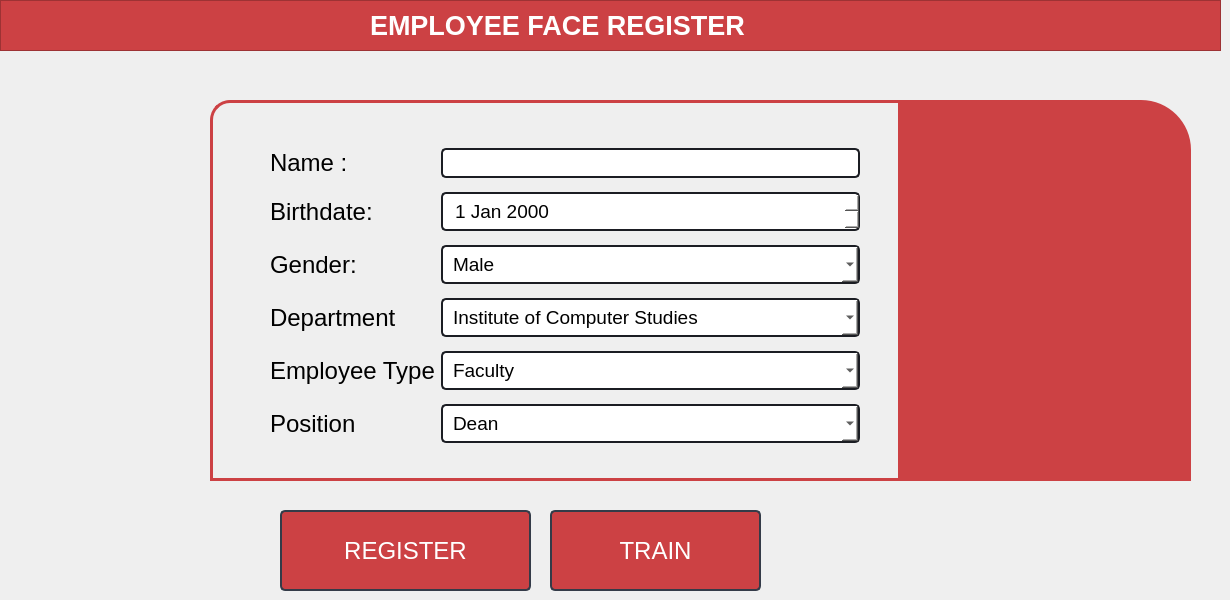
                <widget class="QWidget" name="tab_2">
                 <attribute name="title">
                  <string>EMPLOYEE</string>
                 </attribute>
                 <widget class="QFrame" name="frame_4">
                  <property name="geometry">
                   <rect>
                    <x>0</x>
                    <y>0</y>
                    <width>1221</width>
                    <height>51</height>
                   </rect>
                  </property>
                  <property name="styleSheet">
                   <string notr="true">background-color:rgb(204, 65, 68);
</string>
                  </property>
                  <property name="frameShape">
                   <enum>QFrame::StyledPanel</enum>
                  </property>
                  <property name="frameShadow">
                   <enum>QFrame::Raised</enum>
                  </property>
                  <widget class="QLabel" name="label_13">
                   <property name="geometry">
                    <rect>
                     <x>370</x>
                     <y>10</y>
                     <width>511</width>
                     <height>31</height>
                    </rect>
                   </property>
                   <property name="font">
                    <font>
                     <family>Segoe UI</family>
                     <pointsize>20</pointsize>
                     <weight>75</weight>
                     <bold>true</bold>
                    </font>
                   </property>
                   <property name="styleSheet">
                    <string notr="true">background-color:rgb(204, 65, 68);
color:white;</string>
                   </property>
                   <property name="text">
                    <string>EMPLOYEE FACE REGISTER</string>
                   </property>
                  </widget>
                 </widget>
                 <widget class="QLabel" name="label_19">
                  <property name="geometry">
                   <rect>
                    <x>210</x>
                    <y>100</y>
                    <width>691</width>
                    <height>381</height>
                   </rect>
                  </property>
                  <property name="styleSheet">
                   <string notr="true">border-width: 3;
border-top-left-radius : 20;
border-style: solid;
border-color: rgb(204, 65, 68);
color:black;</string>
                  </property>
                  <property name="text">
                   <string/>
                  </property>
                 </widget>
                 <widget class="QPushButton" name="employeeRegister">
                  <property name="geometry">
                   <rect>
                    <x>280</x>
                    <y>510</y>
                    <width>251</width>
                    <height>81</height>
                   </rect>
                  </property>
                  <property name="minimumSize">
                   <size>
                    <width>150</width>
                    <height>30</height>
                   </size>
                  </property>
                  <property name="font">
                   <font>
                    <family>Segoe UI</family>
                    <pointsize>18</pointsize>
                   </font>
                  </property>
                  <property name="styleSheet">
                   <string notr="true">QPushButton {
	border: 2px solid rgb(52, 59, 72);
	border-radius: 5px;	
	background-color: rgb(204, 65, 68);
	color:white;
}
QPushButton:hover {
	background-color: rgb(166, 52, 56);
	border: 2px solid rgb(61, 70, 86);
	color:white;
}
QPushButton:pressed {	
	background-color: rgb(35, 40, 49);
	border: 2px solid rgb(43, 50, 61);
}</string>
                  </property>
                  <property name="text">
                   <string>REGISTER</string>
                  </property>
                 </widget>
                 <widget class="QPushButton" name="employeeTrain">
                  <property name="geometry">
                   <rect>
                    <x>550</x>
                    <y>510</y>
                    <width>211</width>
                    <height>81</height>
                   </rect>
                  </property>
                  <property name="minimumSize">
                   <size>
                    <width>150</width>
                    <height>30</height>
                   </size>
                  </property>
                  <property name="font">
                   <font>
                    <family>Segoe UI</family>
                    <pointsize>18</pointsize>
                   </font>
                  </property>
                  <property name="styleSheet">
                   <string notr="true">QPushButton {
	border: 2px solid rgb(52, 59, 72);
	border-radius: 5px;	
	background-color: rgb(204, 65, 68);
	color:white;
}
QPushButton:hover {
	background-color: rgb(166, 52, 56);
	border: 2px solid rgb(61, 70, 86);
	color:white;
}
QPushButton:pressed {	
	background-color: rgb(35, 40, 49);
	border: 2px solid rgb(43, 50, 61);
}</string>
                  </property>
                  <property name="text">
                   <string>TRAIN</string>
                  </property>
                 </widget>
                 <widget class="QWidget" name="gridLayoutWidget_4">
                  <property name="geometry">
                   <rect>
                    <x>270</x>
                    <y>140</y>
                    <width>590</width>
                    <height>313</height>
                   </rect>
                  </property>
                  <layout class="QGridLayout" name="gridLayout_4">
                   <item row="5" column="1">
                    <widget class="QComboBox" name="employeePosition">
                     <property name="font">
                      <font>
                       <family>Segoe UI</family>
                       <pointsize>14</pointsize>
                      </font>
                     </property>
                     <property name="styleSheet">
                      <string notr="true">QComboBox{
	background-color:white;
	border-radius: 5px;
	padding: 5px;
	padding-left: 10px;
	color:black;
	border: 2px solid rgb(27, 29, 35);
}
QComboBox:hover{
	border: 2px solid rgb(64, 71, 88);
}
QComboBox QAbstractItemView {
	color: white;
	background-color:rgb(204, 65, 68);
	padding: 10px;
	selection-background-color: rgb(39, 44, 54);
}</string>
                     </property>
                     <item>
                      <property name="text">
                       <string>Dean</string>
                      </property>
                     </item>
                     <item>
                      <property name="text">
                       <string>Teacher</string>
                      </property>
                     </item>
                     <item>
                      <property name="text">
                       <string>Janitor</string>
                      </property>
                     </item>
                    </widget>
                   </item>
                   <item row="0" column="1">
                    <widget class="QLineEdit" name="employeeName">
                     <property name="minimumSize">
                      <size>
                       <width>0</width>
                       <height>30</height>
                      </size>
                     </property>
                     <property name="font">
                      <font>
                       <family>Segoe UI</family>
                       <pointsize>12</pointsize>
                      </font>
                     </property>
                     <property name="styleSheet">
                      <string notr="true">QLineEdit {
	background-color: WHITE;
	border-radius: 5px;
	border: 2px solid rgb(27, 29, 35);
	padding-left: 10px;
}
</string>
                     </property>
                     <property name="text">
                      <string/>
                     </property>
                     <property name="placeholderText">
                      <string/>
                     </property>
                    </widget>
                   </item>
                   <item row="1" column="0">
                    <widget class="QLabel" name="label_21">
                     <property name="font">
                      <font>
                       <family>Segoe UI</family>
                       <pointsize>18</pointsize>
                      </font>
                     </property>
                     <property name="text">
                      <string>Birthdate:</string>
                     </property>
                    </widget>
                   </item>
                   <item row="4" column="0">
                    <widget class="QLabel" name="label_25">
                     <property name="font">
                      <font>
                       <family>Segoe UI</family>
                       <pointsize>18</pointsize>
                      </font>
                     </property>
                     <property name="text">
                      <string>Employee Type</string>
                     </property>
                    </widget>
                   </item>
                   <item row="5" column="0">
                    <widget class="QLabel" name="label_26">
                     <property name="font">
                      <font>
                       <family>Segoe UI</family>
                       <pointsize>18</pointsize>
                      </font>
                     </property>
                     <property name="text">
                      <string>Position</string>
                     </property>
                    </widget>
                   </item>
                   <item row="4" column="1">
                    <widget class="QComboBox" name="employeeType">
                     <property name="font">
                      <font>
                       <family>Segoe UI</family>
                       <pointsize>14</pointsize>
                      </font>
                     </property>
                     <property name="styleSheet">
                      <string notr="true">QComboBox{
	background-color:white;
	border-radius: 5px;
	padding: 5px;
	padding-left: 10px;
	color:black;
	border: 2px solid rgb(27, 29, 35);
}
QComboBox:hover{
	border: 2px solid rgb(64, 71, 88);
}
QComboBox QAbstractItemView {
	color: white;
	background-color:rgb(204, 65, 68);
	padding: 10px;
	selection-background-color: rgb(39, 44, 54);
}</string>
                     </property>
                     <item>
                      <property name="text">
                       <string>Faculty</string>
                      </property>
                     </item>
                     <item>
                      <property name="text">
                       <string>Staff</string>
                      </property>
                     </item>
                    </widget>
                   </item>
                   <item row="0" column="0">
                    <widget class="QLabel" name="label_20">
                     <property name="font">
                      <font>
                       <family>Segoe UI</family>
                       <pointsize>18</pointsize>
                      </font>
                     </property>
                     <property name="text">
                      <string>Name : </string>
                     </property>
                    </widget>
                   </item>
                   <item row="2" column="0">
                    <widget class="QLabel" name="label_22">
                     <property name="font">
                      <font>
                       <family>Segoe UI</family>
                       <pointsize>18</pointsize>
                      </font>
                     </property>
                     <property name="text">
                      <string>Gender:</string>
                     </property>
                    </widget>
                   </item>
                   <item row="2" column="1">
                    <widget class="QComboBox" name="employeeGender">
                     <property name="font">
                      <font>
                       <family>Segoe UI</family>
                       <pointsize>14</pointsize>
                      </font>
                     </property>
                     <property name="styleSheet">
                      <string notr="true">QComboBox{
	background-color:white;
	border-radius: 5px;
	padding: 5px;
	padding-left: 10px;
	color:black;
	border: 2px solid rgb(27, 29, 35);
}
QComboBox:hover{
	border: 2px solid rgb(64, 71, 88);
}
QComboBox QAbstractItemView {
	color: white;
	background-color:rgb(204, 65, 68);
	padding: 10px;
	selection-background-color: rgb(39, 44, 54);
}</string>
                     </property>
                     <item>
                      <property name="text">
                       <string>Male</string>
                      </property>
                     </item>
                     <item>
                      <property name="text">
                       <string>Female</string>
                      </property>
                     </item>
                    </widget>
                   </item>
                   <item row="3" column="0">
                    <widget class="QLabel" name="label_23">
                     <property name="font">
                      <font>
                       <family>Segoe UI</family>
                       <pointsize>18</pointsize>
                      </font>
                     </property>
                     <property name="text">
                      <string>Department</string>
                     </property>
                    </widget>
                   </item>
                   <item row="3" column="1">
                    <widget class="QComboBox" name="employeeDepartment">
                     <property name="font">
                      <font>
                       <family>Segoe UI</family>
                       <pointsize>14</pointsize>
                      </font>
                     </property>
                     <property name="styleSheet">
                      <string notr="true">QComboBox{
	background-color:white;
	border-radius: 5px;
	padding: 5px;
	padding-left: 10px;
	color:black;
	border: 2px solid rgb(27, 29, 35);
}
QComboBox:hover{
	border: 2px solid rgb(64, 71, 88);
}
QComboBox QAbstractItemView {
	color: white;
	background-color:rgb(204, 65, 68);
	padding: 10px;
	selection-background-color: rgb(39, 44, 54);
}</string>
                     </property>
                     <item>
                      <property name="text">
                       <string>Institute of Computer Studies</string>
                      </property>
                     </item>
                     <item>
                      <property name="text">
                       <string>College of Engineering</string>
                      </property>
                     </item>
                     <item>
                      <property name="text">
                       <string>College of Education</string>
                      </property>
                     </item>
                     <item>
                      <property name="text">
                       <string/>
                      </property>
                     </item>
                    </widget>
                   </item>
                   <item row="1" column="1">
                    <widget class="QDateEdit" name="employeeBirthdate">
                     <property name="font">
                      <font>
                       <family>Segoe UI</family>
                       <pointsize>14</pointsize>
                      </font>
                     </property>
                     <property name="styleSheet">
                      <string notr="true">	background-color:white;
	border-radius: 5px;
	padding: 5px;
	padding-left: 10px;
	color:black;
	border: 2px solid rgb(27, 29, 35);</string>
                     </property>
                    </widget>
                   </item>
                  </layout>
                 </widget>
                 <widget class="QLabel" name="imageLabel_employee">
                  <property name="geometry">
                   <rect>
                    <x>950</x>
                    <y>120</y>
                    <width>191</width>
                    <height>221</height>
                   </rect>
                  </property>
                  <property name="text">
                   <string/>
                  </property>
                 </widget>
                 <widget class="QLabel" name="label_38">
                  <property name="geometry">
                   <rect>
                    <x>900</x>
                    <y>100</y>
                    <width>291</width>
                    <height>381</height>
                   </rect>
                  </property>
                  <property name="styleSheet">
                   <string notr="true">background-color:rgb(204, 65, 68);
border-top-right-radius : 50px;
</string>
                  </property>
                  <property name="text">
                   <string/>
                  </property>
                  <property name="pixmap">
                   <pixmap>:/image/resource/borderimage.png</pixmap>
                  </property>
                 </widget>
                 <zorder>label_38</zorder>
                 <zorder>frame_4</zorder>
                 <zorder>label_19</zorder>
                 <zorder>employeeRegister</zorder>
                 <zorder>employeeTrain</zorder>
                 <zorder>gridLayoutWidget_4</zorder>
                 <zorder>imageLabel_employee</zorder>
                </widget>
